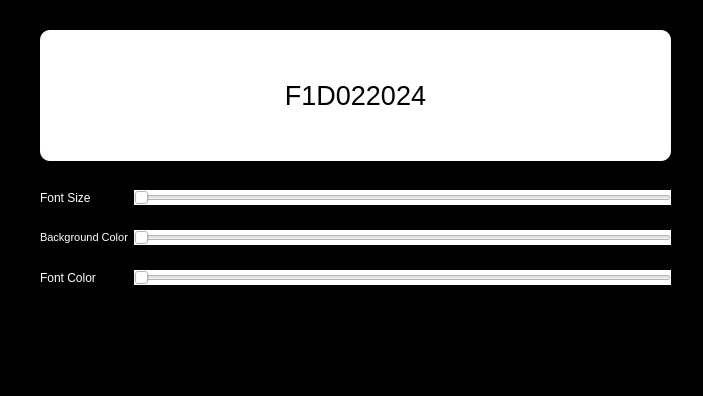
<?xml version="1.0" encoding="UTF-8"?>
<ui version="4.0">
 <class>MainWindow</class>
 <widget class="QMainWindow" name="MainWindow">
  <property name="geometry">
   <rect>
    <x>0</x>
    <y>0</y>
    <width>703</width>
    <height>396</height>
   </rect>
  </property>
  <property name="windowTitle">
   <string>MainWindow</string>
  </property>
  <property name="styleSheet">
   <string notr="true">background-color: black;</string>
  </property>
  <widget class="QWidget" name="centralwidget">
   <widget class="QLabel" name="label">
    <property name="geometry">
     <rect>
      <x>40</x>
      <y>30</y>
      <width>631</width>
      <height>131</height>
     </rect>
    </property>
    <property name="font">
     <font>
      <family>Arial</family>
      <pointsize>20</pointsize>
     </font>
    </property>
    <property name="styleSheet">
     <string notr="true">color: black;
background-color: white;
border-radius: 10px;
padding: 10px;
</string>
    </property>
    <property name="text">
     <string>F1D022024</string>
    </property>
    <property name="alignment">
     <set>Qt::AlignCenter</set>
    </property>
   </widget>
   <widget class="QWidget" name="formLayoutWidget">
    <property name="geometry">
     <rect>
      <x>40</x>
      <y>190</y>
      <width>631</width>
      <height>161</height>
     </rect>
    </property>
    <layout class="QFormLayout" name="formLayout">
     <property name="verticalSpacing">
      <number>25</number>
     </property>
     <item row="0" column="0">
      <widget class="QLabel" name="label_2">
       <property name="font">
        <font>
         <pointsize>9</pointsize>
         <weight>50</weight>
         <bold>false</bold>
        </font>
       </property>
       <property name="styleSheet">
        <string notr="true">color: white;</string>
       </property>
       <property name="text">
        <string>Font Size</string>
       </property>
      </widget>
     </item>
     <item row="0" column="1">
      <widget class="QSlider" name="Slider1">
       <property name="styleSheet">
        <string notr="true">background-color: white;</string>
       </property>
       <property name="orientation">
        <enum>Qt::Horizontal</enum>
       </property>
      </widget>
     </item>
     <item row="1" column="0">
      <widget class="QLabel" name="label_3">
       <property name="font">
        <font>
         <pointsize>8</pointsize>
        </font>
       </property>
       <property name="styleSheet">
        <string notr="true">color: white;</string>
       </property>
       <property name="text">
        <string>Background Color</string>
       </property>
      </widget>
     </item>
     <item row="1" column="1">
      <widget class="QSlider" name="Slider2">
       <property name="styleSheet">
        <string notr="true">background-color: white;</string>
       </property>
       <property name="orientation">
        <enum>Qt::Horizontal</enum>
       </property>
      </widget>
     </item>
     <item row="2" column="0">
      <widget class="QLabel" name="label_4">
       <property name="font">
        <font>
         <pointsize>9</pointsize>
        </font>
       </property>
       <property name="styleSheet">
        <string notr="true">color: white;</string>
       </property>
       <property name="text">
        <string>Font Color</string>
       </property>
      </widget>
     </item>
     <item row="2" column="1">
      <widget class="QSlider" name="Slider3">
       <property name="styleSheet">
        <string notr="true">background-color: white;</string>
       </property>
       <property name="orientation">
        <enum>Qt::Horizontal</enum>
       </property>
      </widget>
     </item>
    </layout>
   </widget>
  </widget>
  <widget class="QStatusBar" name="statusbar"/>
 </widget>
 <resources/>
 <connections/>
</ui>
